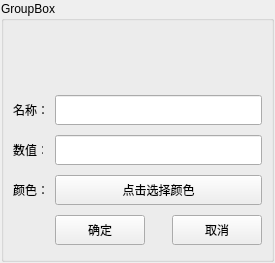
<?xml version="1.0" encoding="UTF-8"?>
<ui version="4.0">
 <class>SensorColorEditForm</class>
 <widget class="QWidget" name="SensorColorEditForm">
  <property name="geometry">
   <rect>
    <x>0</x>
    <y>0</y>
    <width>275</width>
    <height>263</height>
   </rect>
  </property>
  <property name="windowTitle">
   <string>Form</string>
  </property>
  <layout class="QGridLayout" name="gridLayout_2">
   <property name="leftMargin">
    <number>1</number>
   </property>
   <property name="topMargin">
    <number>1</number>
   </property>
   <property name="rightMargin">
    <number>1</number>
   </property>
   <property name="bottomMargin">
    <number>1</number>
   </property>
   <item row="0" column="0">
    <widget class="GroupBoxEx" name="groupBox">
     <property name="title">
      <string>GroupBox</string>
     </property>
     <layout class="QGridLayout" name="gridLayout">
      <property name="topMargin">
       <number>70</number>
      </property>
      <item row="2" column="1" colspan="3">
       <widget class="PushButtonEx" name="pushButtonColor">
        <property name="minimumSize">
         <size>
          <width>0</width>
          <height>30</height>
         </size>
        </property>
        <property name="text">
         <string>点击选择颜色</string>
        </property>
       </widget>
      </item>
      <item row="3" column="1">
       <widget class="PushButtonEx" name="pushButtonOk">
        <property name="minimumSize">
         <size>
          <width>90</width>
          <height>30</height>
         </size>
        </property>
        <property name="maximumSize">
         <size>
          <width>16777215</width>
          <height>16777215</height>
         </size>
        </property>
        <property name="text">
         <string>确定</string>
        </property>
       </widget>
      </item>
      <item row="1" column="1" colspan="3">
       <widget class="LineEditEx" name="lineEditValue">
        <property name="minimumSize">
         <size>
          <width>0</width>
          <height>30</height>
         </size>
        </property>
       </widget>
      </item>
      <item row="0" column="0">
       <widget class="LabelEx" name="label">
        <property name="text">
         <string>名称：</string>
        </property>
       </widget>
      </item>
      <item row="0" column="1" colspan="3">
       <widget class="LineEditEx" name="lineEditName">
        <property name="minimumSize">
         <size>
          <width>0</width>
          <height>30</height>
         </size>
        </property>
       </widget>
      </item>
      <item row="2" column="0">
       <widget class="LabelEx" name="label_3">
        <property name="text">
         <string>颜色：</string>
        </property>
       </widget>
      </item>
      <item row="1" column="0">
       <widget class="LabelEx" name="label_2">
        <property name="sizePolicy">
         <sizepolicy hsizetype="Preferred" vsizetype="Preferred">
          <horstretch>0</horstretch>
          <verstretch>0</verstretch>
         </sizepolicy>
        </property>
        <property name="maximumSize">
         <size>
          <width>30</width>
          <height>16777215</height>
         </size>
        </property>
        <property name="text">
         <string>数值：</string>
        </property>
       </widget>
      </item>
      <item row="3" column="3">
       <widget class="PushButtonEx" name="pushButtonCancel">
        <property name="minimumSize">
         <size>
          <width>90</width>
          <height>30</height>
         </size>
        </property>
        <property name="text">
         <string>取消</string>
        </property>
       </widget>
      </item>
      <item row="3" column="2">
       <spacer name="horizontalSpacer">
        <property name="orientation">
         <enum>Qt::Horizontal</enum>
        </property>
        <property name="sizeHint" stdset="0">
         <size>
          <width>40</width>
          <height>20</height>
         </size>
        </property>
       </spacer>
      </item>
     </layout>
    </widget>
   </item>
  </layout>
 </widget>
 <customwidgets>
  <customwidget>
   <class>PushButtonEx</class>
   <extends>QPushButton</extends>
   <header>ctrls/PushButtonEx.h</header>
  </customwidget>
  <customwidget>
   <class>GroupBoxEx</class>
   <extends>QGroupBox</extends>
   <header>ctrls/GroupBoxEx.h</header>
   <container>1</container>
  </customwidget>
  <customwidget>
   <class>LineEditEx</class>
   <extends>QLineEdit</extends>
   <header>ctrls/LineEditEx.h</header>
  </customwidget>
  <customwidget>
   <class>LabelEx</class>
   <extends>QLabel</extends>
   <header>ctrls/LabelEx.h</header>
  </customwidget>
 </customwidgets>
 <resources/>
 <connections/>
</ui>
